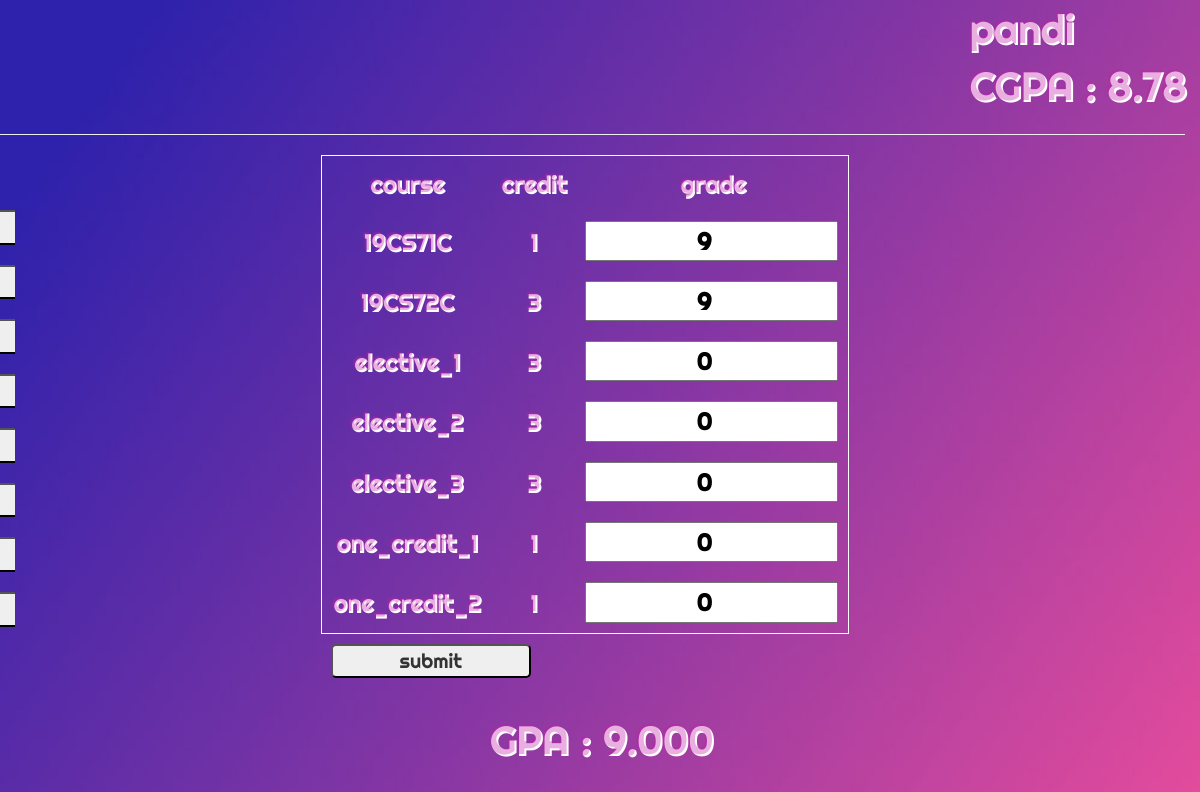
/dashboard7.php?name=2012052, run on the app's committed database.
### tables this page shows
CREATE TABLE `sem7` (
  `name` varchar(30) NOT NULL,
  `reg_no` varchar(30) NOT NULL,
  `19CS71C` int(30) NOT NULL,
  `19CS72C` int(30) NOT NULL,
  `elective_1` int(30) NOT NULL,
  `elective_2` int(30) NOT NULL,
  `elective_3` int(30) NOT NULL,
  `one_credit_1` int(30) NOT NULL,
  `one_credit_2` int(30) NOT NULL,
  `gpa` decimal(30,3) NOT NULL
);

### dashboard7.php (the view, shortened to what this page needs)
<!DOCTYPE html>
<?php
$servername = "sql104.infinityfree.com";
    $username = "if0_34376999";
    $password = "BJsLSq514Wgpk";
    $dbname = "if0_34376999_cgpa";
    $conn = mysqli_connect($servername, $username, $password, $dbname);
$arr1=[
    '19SH11C' => 2,
    '19SH12C' => 4,
    '19SH13C' => 2,
    '19SH14C' => 2,
    '19CS11C' => 3,
    '19CS12C' => 3,
    '19SH16C' => 1.5,
    '19CS13C' => 2,
    'elective_1'=>3,
    'elective_2'=>3,
    'elective_3'=>3,
    'one_credit_1'=>1,
    'one_credit_2'=>1,
];
$sql = "SELECT * FROM semm1 where reg_no='".$_GET['name']."'";
$result = mysqli_query($conn, $sql);
$row = mysqli_fetch_assoc($result);
$sum1=0;
$tot1=0;
foreach ($arr1 as $k => $v){
    if($row[$k]*$arr1[$k]!=0){
        $sum1+=$row[$k]*$arr1[$k];
        $tot1+=$arr1[$k];
    }
}
$arr2=[
    '19CS21C' => 2,
    '19CS22C' => 4,
    '19CS23C' => 2,
    '19CS24C' => 2,
    '19CS25C' => 3,
    '19SH15C' => 4,
    '19CS26C' => 1.5,
    '19CS27C' => 2,
    '19GN01C' => 2,
    'elective_1'=>3,
    'elective_2'=>3,
    'elective_3'=>3,
    'one_credit_1'=>1,
    'one_credit_2'=>1
];
$sql = "SELECT * FROM sem2 where reg_no='".$_GET['name']."'";
$result = mysqli_query($conn, $sql);
$row = mysqli_fetch_assoc($result);
$sum2=0;
$tot2=0;
foreach ($arr2 as $k => $v){
    if($row[$k]*$arr2[$k]!=0){
        $sum2+=$row[$k]*$arr2[$k];
        $tot2+=$arr2[$k];
    }
}
$arr3=[
    '19CS31C' => 4,
    '19CS32C' => 3,
    '19CS33C' => 3,
    '19CS34C' => 3,
    '19CS35C' => 4,
    '19CS36C' => 3,
    '19MC01C' => 0,
    '19CS37C' => 2,
    '19CS38C' => 2,
    '19CS39C'=>1,
    'elective_1'=>3,
    'elective_2'=>3,
    'elective_3'=>3,
    'one_credit_1'=>1,
    'one_credit_2'=>1,
    'one_credit_3'=>1
];
$sql = "SELECT * FROM sem3 where reg_no='".$_GET['name']."'";
$result = mysqli_query($conn, $sql);
$row = mysqli_fetch_assoc($result);
$sum3=0;
$tot3=0;
foreach ($arr3 as $k => $v){
    if($row[$k]*$arr3[$k]!=0){
        $sum3+=$row[$k]*$arr3[$k];
        $tot3+=$arr3[$k];
    }
    }
$arr4=[
    '19CS41C' => 4,
    '19CS42C' => 4,
    '19CS43C' => 3,
    '19CS44C' => 3,
    '19CS45C' => 3,
    '19CS46C' => 3,
    '19CS47C' => 1.5,
    '19CS48C' => 1.5,
    '19CS49C'=>1.5,
    'elective_1'=>3,
    'elective_2'=>3,
    'elective_3'=>3,
    'one_credit_1'=>1,
    'one_credit_2'=>1
];
$sql = "SELECT * FROM sem4 where reg_no='".$_GET['name']."'";
$result = mysqli_query($conn, $sql);
$row = mysqli_fetch_assoc($result);
$sum4=0;
$tot4=0;
foreach ($arr4 as $k => $v){
    if($row[$k]*$arr4[$k]!=0){
        $sum4+=$row[$k]*$arr4[$k];
        $tot4+=$arr4[$k];
    }
    }
$arr5=[
    '19CS51C' => 4,
    '19CS52C' => 4,
    '19CS53C' => 3,
    '19CS54C' => 3,
    '19CS55C' => 3,
    '19MC02C' => 0,
    '19CS56C' => 1.5,
    '19CS57C' => 1.5,
    '19CS58C'=>1,
    'elective_1'=>3,
    'elective_2'=>3,
    'elective_3'=>3,
    'one_credit_1'=>1,
    'one_credit_2'=>1
];
$sql = "SELECT * FROM sem5 where reg_no='".$_GET['name']."'";
$result = mysqli_query($conn, $sql);
$row = mysqli_fetch_assoc($result);
$sum5=0;
$tot5=0;
foreach ($arr5 as $k => $v){
    if($row[$k]*$arr5[$k]!=0){
        $sum5+=$row[$k]*$arr5[$k];
        $tot5+=$arr5[$k];
    }
    }
$arr6=[
    '19CS61C' => 3,
    '19CS62C' => 4,
    '19CS63C' => 3,
    '19CS64C' => 2,
    '19CS65C' => 1.5,
    '19CS66C' => 1,
    '19CS67C'=>2,
    'elective_1'=>3,
    'elective_2'=>3,
    'elective_3'=>3,
    'one_credit_1'=>1,
    'one_credit_2'=>1
];
$sql = "SELECT * FROM sem6 where reg_no='".$_GET['name']."'";
$result = mysqli_query($conn, $sql);
$row = mysqli_fetch_assoc($result);
$sum6=0;
$tot6=0;
foreach ($arr6 as $k => $v){
    if($row[$k]*$arr6[$k]!=0){
        $sum6+=$row[$k]*$arr6[$k];
        $tot6+=$arr6[$k];
    }
    }
$arr7=[
    '19CS71C' => 1,
    '19CS72C'=>3,
    'elective_1'=>3,
    'elective_2'=>3,
    'elective_3'=>3,
    'one_credit_1'=>1,
    'one_credit_2'=>1
];
$sql = "SELECT * FROM sem7 where reg_no='".$_GET['name']."'";
$result = mysqli_query($conn, $sql);
$row = mysqli_fetch_assoc($result);
$sum7=0;
$tot7=0;
foreach ($arr7 as $k => $v){
    if($row[$k]*$arr7[$k]!=0){
        $sum7+=$row[$k]*$arr7[$k];
        $tot7+=$arr7[$k];
    }
    }
$arr8=[
    '19CS81C' => 6,
     '19CS82C'=>2,
    'elective_1'=>3,
    'elective_2'=>3,
    'elective_3'=>3,
    'one_credit_1'=>1,
    'one_credit_2'=>1
];
$sql = "SELECT * FROM sem8 where reg_no='".$_GET['name']."'";
$result = mysqli_query($conn, $sql);
$row = mysqli_fetch_assoc($result);
$sum8=0;
$tot8=0;
foreach ($arr8 as $k => $v){
    if($row[$k]*$arr8[$k]!=0){
        $sum8+=$row[$k]*$arr8[$k];
        $tot8+=$arr8[$k];
    }
    }
$cgpa=0;
$sum=$sum1+$sum2+$sum3+$sum4+$sum5+$sum6+$sum7+$sum8;
$tot=$tot1+$tot2+$tot3+$tot4+$tot5+$tot6+$tot7+$tot8;
if($tot!=0)
$cgpa=$sum/$tot;
?>
<html lang="en">
            <?php
$servername = "sql104.infinityfree.com";
    $username = "if0_34376999";
    $password = "BJsLSq514Wgpk";
    $dbname = "if0_34376999_cgpa";
    $conn = mysqli_connect($servername, $username, $password, $dbname);
            ?>
            <?php
                $arr2=[
                    '19CS71C' => 1,
                    '19CS72C'=>3,
                    'elective_1'=>3,
                    'elective_2'=>3,
                    'elective_3'=>3,
                    'one_credit_1'=>1,
                    'one_credit_2'=>1
                ];
                $sql = "SELECT * FROM sem7 where reg_no='".$_GET['name']."'";
                $result = mysqli_query($conn, $sql);
                $row = mysqli_fetch_assoc($result);
                $gpa=$row["gpa"];
                ?>
<head>
    <link rel="stylesheet" href="https://maxcdn.bootstrapcdn.com/bootstrap/3.4.1/css/bootstrap.min.css">
</head>
<body>
    <div class="row">
    <div class="head" id="stu_name">
        <?php
        echo $row['name']."<br>CGPA : ".number_format((float)$cgpa, 2, '.', '');;
        ?>
    </div>
    </div>
    <div class="row">
        <hr>
    </div>
    <div class="row">
    <div class="semselect">
    <a href="/tutor_cgpa/tutor_cgpa/dashboard1d.php?name=<?php echo $_GET["name"] ?>"><button id="sem1" onclick="sem_1()">Sem 1</button></a>
    <a href="/tutor_cgpa/tutor_cgpa/dashboard2.php?name=<?php echo $_GET["name"] ?>"><button id="sem7" onclick="sem_2()">Sem 2</button></a>
    <a href="/tutor_cgpa/tutor_cgpa/dashboard3.php?name=<?php echo $_GET["name"] ?>"><button id="sem7" onclick="sem_3()">Sem 3</button></a>
    <a href="/tutor_cgpa/tutor_cgpa/dashboard4.php?name=<?php echo $_GET["name"] ?>"><button id="sem7" onclick="sem_4()">Sem 4</button></a>
    <a href="/tutor_cgpa/tutor_cgpa/dashboard5.php?name=<?php echo $_GET["name"] ?>"><button id="sem7" onclick="sem_5()">Sem 5</button></a>
    <a href="/tutor_cgpa/tutor_cgpa/dashboard6.php?name=<?php echo $_GET["name"] ?>"><button id="sem7" onclick="sem_6()">Sem 6</button></a>
        <button id="sem7" onclick="sem_7()">Sem 7</button>
        <a href="/tutor_cgpa/tutor_cgpa/dashboard8.php?name=<?php echo $_GET["name"] ?>"><button id="sem8" onclick="sem_8()">Sem 8</button></a>
    </div>
    </div>
    <div id="abc">
    <div class="row" style="display: flex; justify-content: center;">
    <div id="sampp">
        <table id="samptt">
            <tr>
                <th>course</th>
                <th>credit</th>
                <th>grade</th>
            </tr>
            <?php
                $sql = "SELECT * FROM sem7 where reg_no='".$_GET['name']."'";
                $result = mysqli_query($conn, $sql);
                $row = mysqli_fetch_assoc($result);
                ?>
            <form method="post" action="/tutor_cgpa/tutor_cgpa/dashboard7.php?name=<?php echo $_GET["name"] ?>&sem=sem7">
            <?php    foreach ($arr2 as $k => $v) {  ?>
            <tr>
                <td><?php echo $k ?></td>
                <td><?php echo $v ?></td>
                <td><input type="number" name="<?php echo $k ?>"  id=<?php echo "'".$k."'" ?> value=<?php echo $row[$k] ?> /></td>
            </tr>
            <?php } ?>
            </table>
            <input type="submit" value="submit"/><p id="gpa"></p>
        </div>
    </div>
</div>
<div class="calci" style="width:100%; text-align:center">
        <h1 id="gpaa">GPA : <?php echo $gpa ?></h1>
</div>
</body>
</html>

### dashboard7.php (style rules this page uses)
.row { width: 100%; }
body { background: url("bg.png"); background-attachment: fixed; background-repeat: no-repeat; background-size: cover; }
.head { float: right; font-family: 'Righteous', cursive; font-size: 30pt; font-weight: bolder; color: rgba(194, 32, 167, 0.356); text-shadow: 2px 2px white; }
#gpaa { font-family: 'Righteous', cursive; font-size: 30pt; font-weight: bolder; color: rgba(194, 32, 167, 0.356); text-shadow: 2px 2px white; }
button,input[type="submit"] { width: 200px; margin: 10px; text-align: center; border-radius: 5px; font-size: 15pt; font-family: 'Righteous', cursive; }
td > input { color : black; text-align : center; }
.semselect { top: 25%; width: 30px; position: fixed; height: 100vh; overflow-x : hidden; }
tr,th,td { text-align:center; padding: 10px; font-family: 'Righteous', cursive; font-size: 18pt; font-weight: bold; color: rgba(194, 32, 167, 0.356); text-shadow: 2px 2px white; }
table { border: 1px solid white; width: 70%; }

### data on the page
sem7: name "pandi", 19CS71C "9", 19CS72C "9", elective_1 "0", elective_2 "0", elective_3 "0", one_credit_1 "0", one_credit_2 "0", gpa "9.000"

### other printed values
$cgpa "8.78"
$k "19CS71C"
$v "1"
$k "19CS72C"
$v "3"
$k "elective_1"
$k "elective_2"
$k "elective_3"
$k "one_credit_1"
$k "one_credit_2"
